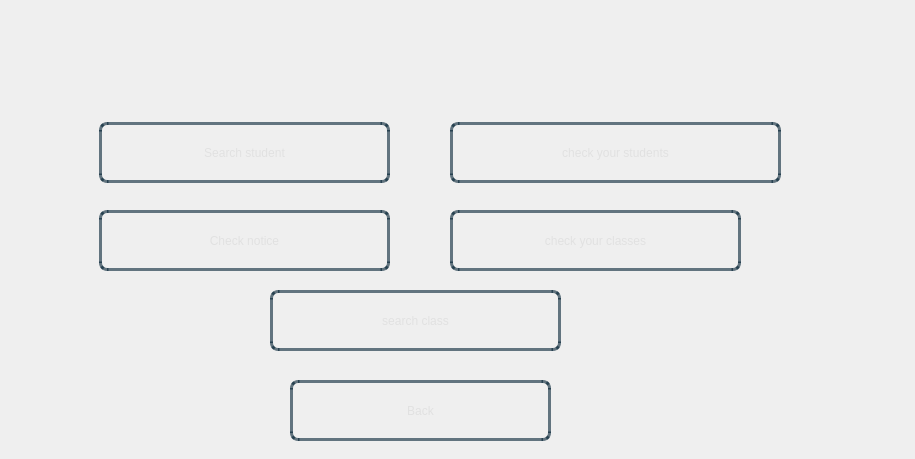
<?xml version="1.0" encoding="UTF-8"?>
<ui version="4.0">
 <class>Dialog</class>
 <widget class="QDialog" name="Dialog">
  <property name="geometry">
   <rect>
    <x>0</x>
    <y>0</y>
    <width>915</width>
    <height>459</height>
   </rect>
  </property>
  <property name="windowTitle">
   <string>Dialog</string>
  </property>
  <widget class="QWidget" name="bgwidget" native="true">
   <property name="geometry">
    <rect>
     <x>0</x>
     <y>0</y>
     <width>911</width>
     <height>461</height>
    </rect>
   </property>
   <property name="styleSheet">
    <string notr="true">QWidget#bgwidget{
background-color:qlineargradient(x1: 1, y1: 1, x2:1, y2: 0.2, stop: 0 rgba(0, 52, 89,140),
stop: 1 rgba(0, 168, 232,190))
}
</string>
   </property>
   <widget class="QLabel" name="facultyName">
    <property name="geometry">
     <rect>
      <x>99</x>
      <y>-5</y>
      <width>831</width>
      <height>111</height>
     </rect>
    </property>
    <property name="styleSheet">
     <string notr="true">font: 24pt &quot;Sans Serif Collection&quot;;</string>
    </property>
    <property name="text">
     <string/>
    </property>
   </widget>
   <widget class="QPushButton" name="nextBtn1">
    <property name="geometry">
     <rect>
      <x>99</x>
      <y>122</y>
      <width>291</width>
      <height>61</height>
     </rect>
    </property>
    <property name="styleSheet">
     <string notr="true">QPushButton{
border-radius:8px;
border:3px solid rgba(0,30,50,150);
color:rgba(225,225,225,255);
background-color:rgba(0,0,0,0);
font: 22pt &quot;Sans Serif Collection&quot;;
}
.QPushButton:hover
{
   background-color:white;
	color: rgba(0,30,50,150);
}</string>
    </property>
    <property name="text">
     <string>Search student</string>
    </property>
   </widget>
   <widget class="QPushButton" name="nextBtn3">
    <property name="geometry">
     <rect>
      <x>99</x>
      <y>210</y>
      <width>291</width>
      <height>61</height>
     </rect>
    </property>
    <property name="styleSheet">
     <string notr="true">QPushButton{
border-radius:8px;
border:3px solid rgba(0,30,50,150);
color:rgba(225,225,225,255);
background-color:rgba(0,0,0,0);
font: 22pt &quot;Sans Serif Collection&quot;;
}
.QPushButton:hover
{
   background-color:white;
	color: rgba(0,30,50,150);
}</string>
    </property>
    <property name="text">
     <string>Check notice</string>
    </property>
   </widget>
   <widget class="QPushButton" name="nextBtn4">
    <property name="geometry">
     <rect>
      <x>450</x>
      <y>210</y>
      <width>291</width>
      <height>61</height>
     </rect>
    </property>
    <property name="styleSheet">
     <string notr="true">QPushButton{
border-radius:8px;
border:3px solid rgba(0,30,50,150);
color:rgba(225,225,225,255);
background-color:rgba(0,0,0,0);
font: 20pt &quot;Sans Serif Collection&quot;;
}
.QPushButton:hover
{
   background-color:white;
	color: rgba(0,30,50,150);
}</string>
    </property>
    <property name="text">
     <string>check your classes</string>
    </property>
   </widget>
   <widget class="QPushButton" name="nextBtn2">
    <property name="geometry">
     <rect>
      <x>450</x>
      <y>122</y>
      <width>331</width>
      <height>61</height>
     </rect>
    </property>
    <property name="styleSheet">
     <string notr="true">QPushButton{
border-radius:8px;
border:3px solid rgba(0,30,50,150);
color:rgba(225,225,225,255);
background-color:rgba(0,0,0,0);
font: 22pt &quot;Sans Serif Collection&quot;;
}
.QPushButton:hover
{
   background-color:white;
	color: rgba(0,30,50,150);
}</string>
    </property>
    <property name="text">
     <string>check your students</string>
    </property>
   </widget>
   <widget class="QPushButton" name="nextBtn5">
    <property name="geometry">
     <rect>
      <x>270</x>
      <y>290</y>
      <width>291</width>
      <height>61</height>
     </rect>
    </property>
    <property name="styleSheet">
     <string notr="true">QPushButton{
border-radius:8px;
border:3px solid rgba(0,30,50,150);
color:rgba(225,225,225,255);
background-color:rgba(0,0,0,0);
font: 22pt &quot;Sans Serif Collection&quot;;
}
.QPushButton:hover
{
   background-color:white;
	color: rgba(0,30,50,150);
}</string>
    </property>
    <property name="text">
     <string>search class</string>
    </property>
   </widget>
   <widget class="QPushButton" name="backBtn">
    <property name="geometry">
     <rect>
      <x>290</x>
      <y>380</y>
      <width>261</width>
      <height>61</height>
     </rect>
    </property>
    <property name="styleSheet">
     <string notr="true">QPushButton{
border-radius:8px;
border:3px solid rgba(0,30,50,150);
color:rgba(225,225,225,255);
background-color:rgba(0,0,0,0);
font: 22pt &quot;Sans Serif Collection&quot;;
}
.QPushButton:hover
{
   background-color:white;
	color: rgba(0,30,50,150);
}</string>
    </property>
    <property name="text">
     <string>Back</string>
    </property>
   </widget>
  </widget>
 </widget>
 <resources/>
 <connections/>
</ui>
